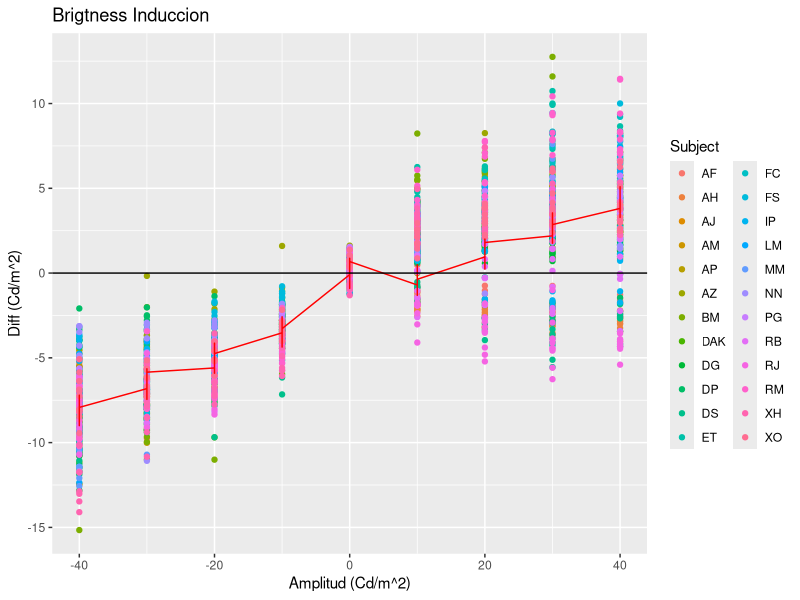
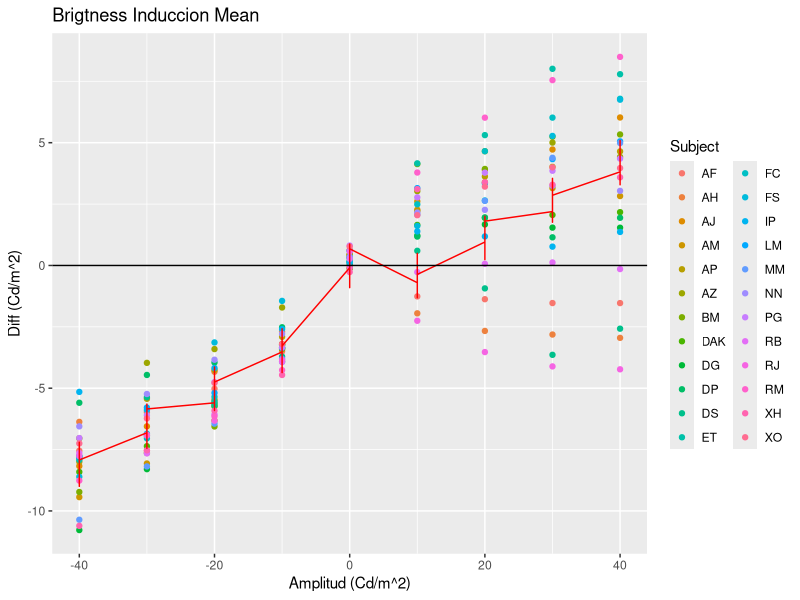
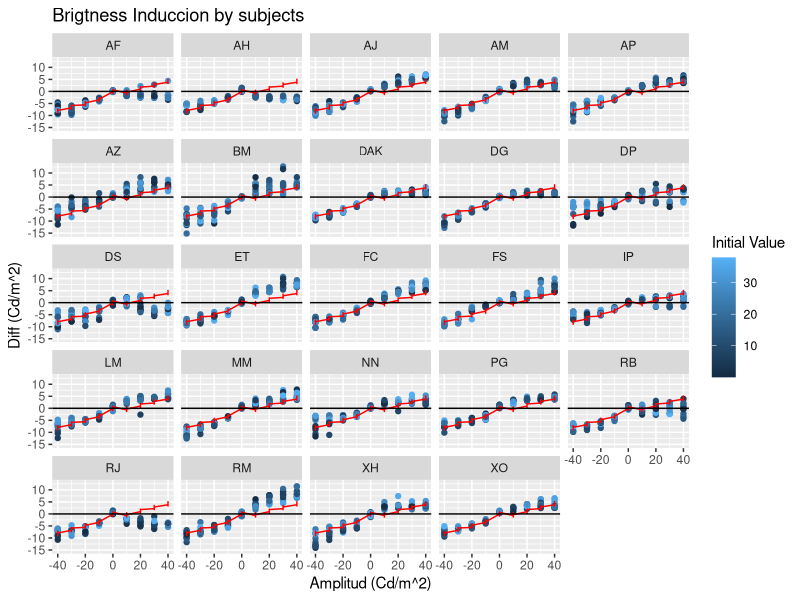
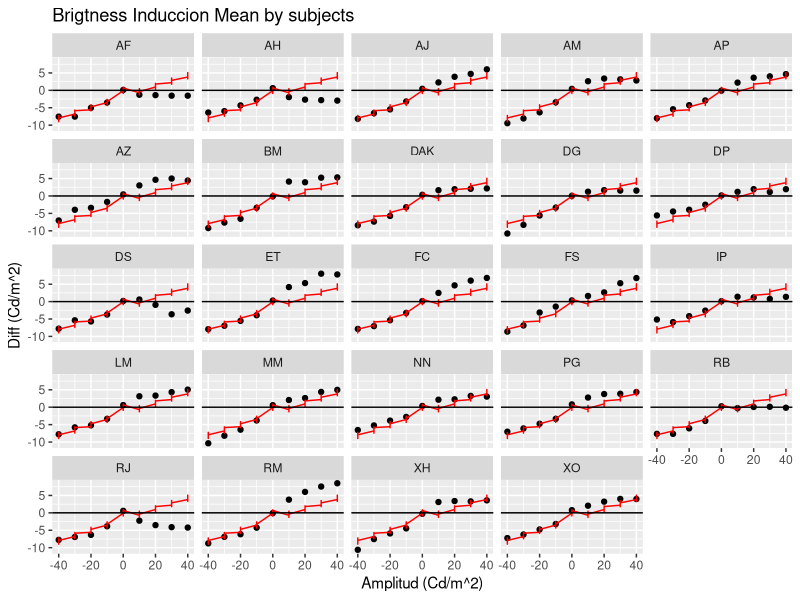
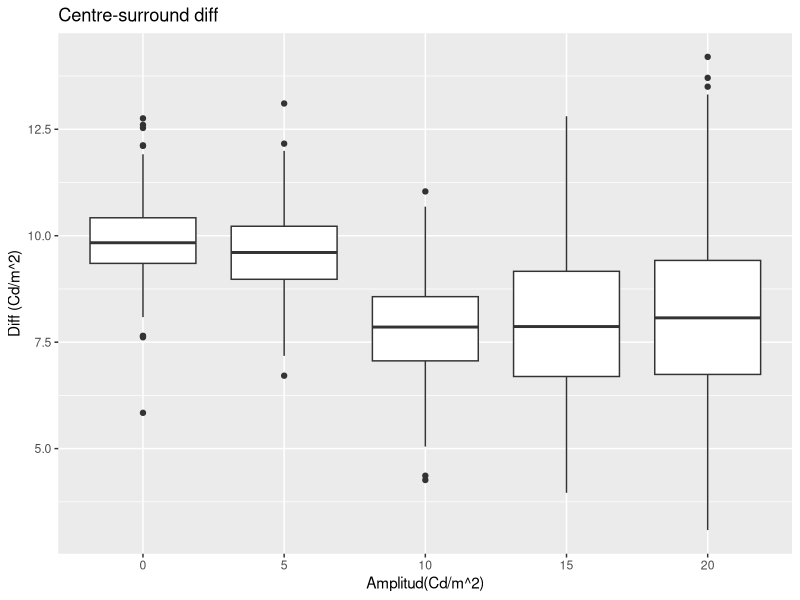
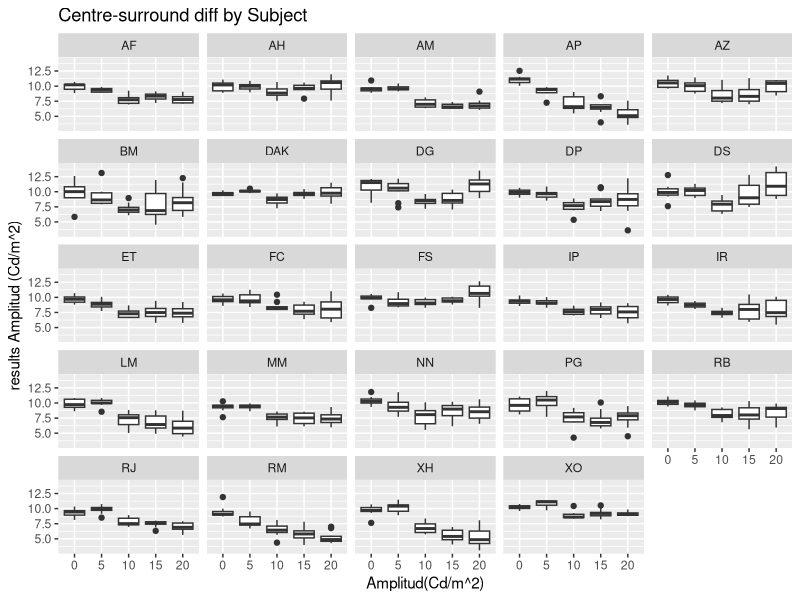
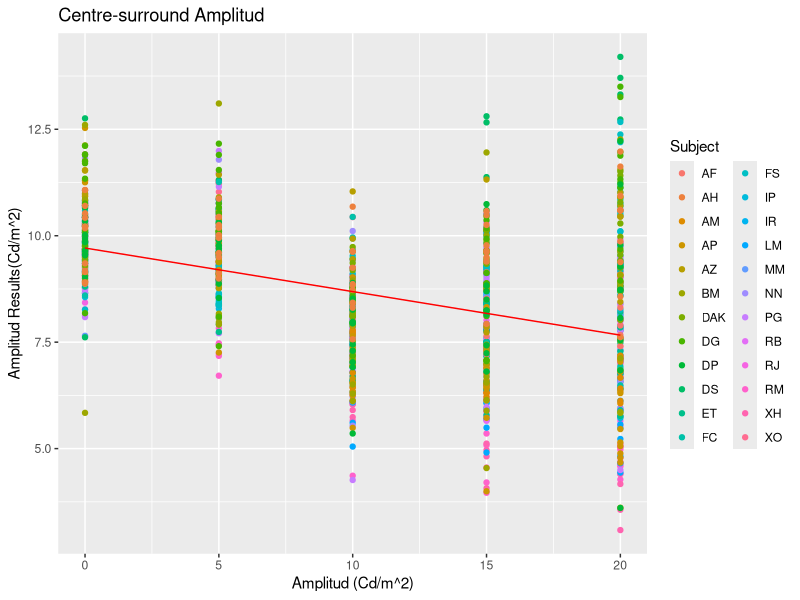
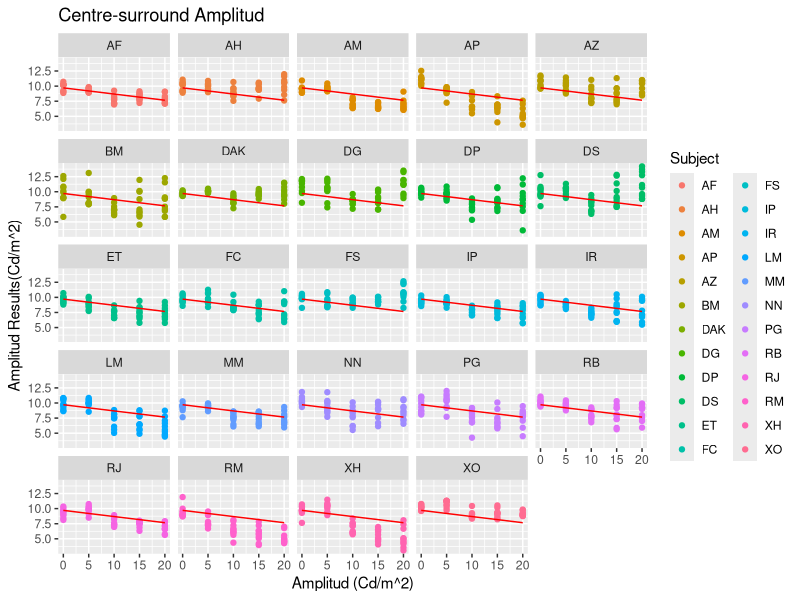

The R source for these figures, in order:
setwd("C:/Users/rafael/Desktop/tfg")
library("readxl")
library("dplyr")
library(ggplot2)


################################################


Brigtness_induccion<-read_excel("BRIGTNESS INDUCCION_ALL.xlsx")
head(Brigtness_induccion)
#cojemos las 10 ultimas series
Brigtness_induccion<-data.frame(Brigtness_induccion)
aux_BI<-data.frame()

#cojer los 10 ultimos

for(x in unique(Brigtness_induccion$Subject)){
    for (i in 1:9){
      aux_BI<-rbind(aux_BI,tail(Brigtness_induccion[Brigtness_induccion$Subject==x & Brigtness_induccion$Index==i,],10))
  }
}



head(aux_BI)
aux_BI$diff<-aux_BI$Comparison.value.results. - aux_BI$Test.value
aux_BI$Amplitud<- aux_BI$First.inductor - aux_BI$Second.inductor

aux <- aux_BI %>% dplyr::group_by(Subject, Amplitud) %>%
  dplyr::summarise(MeanDiff=mean(`diff`))



#####analisys descriptivo##########

for (i in unique(aux$Subject)) {
  for(j in unique(aux$Amplitud)){
aux$var[aux$Subject==i & aux$Amplitud==j]=var(aux_BI$diff[aux_BI$Subject==i & aux_BI$Amplitud==j])
  }
}
aux$sd=sqrt(aux$var)

aux[aux$sd==max(aux$sd),]

names(aux_BI)

model<-lm(data = aux_BI, formula = diff~ORDEN+Seconds+EDAD+SEXO+Comparison.value.Initial.+Test.value+Amplitud)
summary(model)


# Call:
#   lm(formula = Comparison.value.results. ~ ORDEN + Seconds + EDAD + 
#        SEXO + Comparison.value.Initial. + Test.value + Amplitud, 
#      data = aux_BI)
# 
# Residuals:
#   Min       1Q   Median       3Q      Max 
# -10.3760  -1.1421   0.0575   1.4251   9.5994 
# 
# Coefficients:
#   Estimate Std. Error t value Pr(>|t|)    
# (Intercept)                6.055097   0.868799   6.970 4.45e-12 ***
#   ORDEN                      0.019064   0.013616   1.400  0.16164    
# Seconds                   -0.004669   0.007220  -0.647  0.51791    
# EDAD                      -0.020047   0.016257  -1.233  0.21768    
# SEXOH                     -0.140987   0.165577  -0.851  0.39461    
# SEXOM                     -0.731594   0.225647  -3.242  0.00121 ** 
#   Comparison.value.Initial.  0.027833   0.005391   5.163 2.70e-07 ***
#   Test.value                 0.609040   0.038150  15.965  < 2e-16 ***
#   Amplitud                   0.153981   0.002319  66.391  < 2e-16 ***
#   ---
#   Signif. codes:  0 ‘***’ 0.001 ‘**’ 0.01 ‘*’ 0.05 ‘.’ 0.1 ‘ ’ 1
# 
# Residual standard error: 2.538 on 1791 degrees of freedom
# (360 observations deleted due to missingness)
# Multiple R-squared:  0.7246,	Adjusted R-squared:  0.7234 
# F-statistic:   589 on 8 and 1791 DF,  p-value: < 2.2e-16


#para ver lo que puede esta causando estas discrepancias usaremos linear regresion para ver que variables son significantes
#podemos ver que el adjusted r-square es de 0.7234 ajustandose bastante bien probamos ha hacer un modelo eliminando las variables que no son significantes 



model2<-lm(data = aux_BI, formula = diff~SEXO+Comparison.value.Initial.+Test.value+Amplitud)
summary(model2)
# 
# Call:
#   lm(formula = Comparison.value.results. ~ SEXO + Comparison.value.Initial. + 
#        Test.value + Amplitud, data = aux_BI)
# 
# Residuals:
#   Min       1Q   Median       3Q      Max 
# -10.2876  -1.1548   0.0888   1.4412   9.5636 
# 
# Coefficients:
#   Estimate Std. Error t value Pr(>|t|)    
# (Intercept)                5.826965   0.670130   8.695  < 2e-16 ***
#   SEXOH                     -0.025180   0.144277  -0.175    0.861    
# SEXOM                     -0.939779   0.182510  -5.149 2.85e-07 ***
#   Comparison.value.Initial.  0.023186   0.004754   4.877 1.15e-06 ***
#   Test.value                 0.612624   0.033522  18.275  < 2e-16 ***
#   Amplitud                   0.153488   0.002040  75.236  < 2e-16 ***
#   ---
#   Signif. codes:  0 ‘***’ 0.001 ‘**’ 0.01 ‘*’ 0.05 ‘.’ 0.1 ‘ ’ 1
# 
# Residual standard error: 2.448 on 2154 degrees of freedom
# Multiple R-squared:  0.7377,	Adjusted R-squared:  0.7371 
# F-statistic:  1212 on 5 and 2154 DF,  p-value: < 2.2e-16

#Vemos que el este modelo se ajusta algo mejor, ya que podemos ver que la Multiple r-square es mayor y F-statistic es mayor

predicted<-data.frame( pred = predict(model2,aux_BI) , amplitud = aux_BI$Amplitud )  

aux3 <- predicted %>% dplyr::group_by(amplitud) %>%
  dplyr::summarise(MeanDiff=mean(pred))





ggplot(aux_BI,aes(x=Amplitud, y=diff,color=Subject))+
  geom_point()+
  geom_line(color="red", data=predicted,aes(y=pred, x=amplitud))+
  xlab("Amplitud (Cd/m^2)")+
  ylab("Diff (Cd/m^2)")+
  ggtitle("Brigtness Induccion ")+
geom_hline(yintercept = 0)
ggsave("Brigness_induccion_diff.png")

#lo primero que podemos ver es que hay una especie de repulcion en el 0 donde la amplitud es positiva
#otra cos que se pude ver es que en la franja negativa en la amplitud si hay supresion, el off(cuando el inductor es menor al test) en todos los casos
#pero en cambio en el on si podemor ver que hay casos en el que no se ha producido producido induccion si no supresion
#la linea roja es la linea de prediccion que obtenemos con el modelo 2 




ggplot(aux,aes(x=Amplitud, y=MeanDiff,color=Subject))+
  geom_point()+
  geom_line(color="red", data=predicted,aes(y=pred, x=amplitud))+
  xlab("Amplitud (Cd/m^2)")+
  ylab("Diff (Cd/m^2)")+
  ggtitle("Brigtness Induccion Mean")+
  geom_hline(yintercept = 0)
ggsave("Brigness_induccion_diff_means.png")

#si miramos la medias podemos ver mas claro como hay una repulsion en el 0 en las amplitudes positivas


  ggplot(aux_BI,aes(x=Amplitud, y=diff,color=Comparison.value.Initial.))+
  geom_point()+
  geom_line(color="red", data=predicted,aes(y=pred, x=amplitud))+
  xlab("Amplitud (Cd/m^2)")+
  ylab("Diff (Cd/m^2)")+
  labs(color="Initial Value")+
  ggtitle("Brigtness Induccion by subjects ")+
  geom_hline(yintercept = 0)+
  facet_wrap(vars(Subject))
  ggsave("Brigness_induccion_diff_bysubjects.png")
  #si lo separamos por sujetos podemos claramente los sujetos que son anomoalos ,
  #DP por ejemplo podemos ver en amplitudes positivas que hay tanto en positivos
  #como negativos cosa que no es lo esperable, pero se puede ver con un vistazo que el valor inicial 
  #si influye en lo que acaba poniendo el sujeto eso tambien lo demuestra el modelo 1 y2
  #si hacemos un linear regreseon podemos ver que la variable Comparison.value.Initial. que es la que nos indica cual es la luminancia con la que empieza dicha medicion
  



  ggplot(aux,aes(x=Amplitud, y=MeanDiff))+
    geom_point()+
    geom_line(color="red", data=predicted,aes(y=pred, x=amplitud))+
    xlab("Amplitud (Cd/m^2)")+
    ylab("Diff (Cd/m^2)")+
    labs(color="Initial Value")+
    ggtitle("Brigtness Induccion Mean by subjects")+
    geom_hline(yintercept = 0)+
    facet_wrap(vars(Subject))
  ggsave("Brigness_induccion_diff_means_bysubjects.png")
  
  #si miramos las medias podemos ver de forma mas sencilla los sujetos que se debian 
  #de la norma


######################################################################
center_surround<-read_excel("Center surround _all.xlsx")

head(center_surround)

names(center_surround)


head(aux_BI)

aux_CS<-data.frame()

#cojer los 10 ultimos

for(x in unique(center_surround$Subject)){
  for (i in 1:5){
    aux_CS<-rbind(aux_CS,tail(center_surround[center_surround$Subject==x & center_surround$Index==i,],10))
  }
}

aux <- aux_CS %>% dplyr::group_by(Subject, Amplitud) %>%
  dplyr::summarise(MeanAmplitude=mean(`Result (final amplitude)`))

model<-lm(data = aux_CS, formula = `Result (final amplitude)`~Amplitud+Seconds+`Initial diff position`+SEXO)
summary(model)

model2<-lm(data = aux_CS, formula = `Result (final amplitude)`~Amplitud)
summary(model2)

#los modelos que obtenemos tienen un multiplpe r-square muy pequeño no que podemos ver que se agusta miu mal
  

aux_CS$diff<- aux_CS$`Inside amplitud`-aux_CS$`Result (final amplitude)`

ggplot(data= aux_CS, aes(x=factor(Amplitud),y=`Result (final amplitude)`))+
  geom_boxplot()+
  xlab("Amplitud(Cd/m^2)")+
  ylab("Diff (Cd/m^2)")+
  ggtitle("Centre-surround diff ")
ggsave("CS_Boxplot.png")
#es este plot podemos ver como hhay mucha variabilidad en cuando la amplitud es 20 osea que llega a los 2 extremos 40Cd y 0 Cd 
#y es cuando se ve que hay mucha dispersion 



ggplot(data= aux_CS, aes(x=factor(Amplitud),y=`Result (final amplitude)`))+
geom_boxplot()+
  xlab("Amplitud(Cd/m^2)")+
  ylab("results Amplitud (Cd/m^2)")+
  ggtitle("Centre-surround diff by Subject ")+
  facet_wrap(vars(Subject))
ggsave("CS_Boxplot_Bysubject.png")

#podemos ver un par de cosas, hay quente que le aumenta la dispersion cuando aumenta la amplitud
#lo esperado es cuando la amplitud es mayor al fondo lo esperado es que la aplitud sea mayor o igual a la amplitud (10) pero vemos que no es asi hay sujetos como LM o AM que tienen tiene la amplitud menos al central 
#sujetos como DG que si hay durrounding, y lugo sujetos como XO que no hay surrounding tambien si contamos que el 10 es que todo este parejo cuando el surrounding es tiene una ampliud menor al center no se produce efecto o aun un efecto pequeño de induccion 
#cuando el surrounding tiene una amplitud mayor al center se puede ver que si hay enn persoas donde hay momentos que le produce una supresion y otras veces que e produce una induccion como DS o BM luego sujetos como RJ que o RM que le produce una supresion y luejo XO qO AF que no le produce apenas ninguna induccion 






##############################################################

predicted<-data.frame( pred = predict(model2,aux_CS) , amplitud = aux_CS$Amplitud )  

aux3 <- predicted %>% dplyr::group_by(amplitud) %>%
  dplyr::summarise(MeanAmplitud=mean(pred))



head(aux_CS)

ggplot(data= aux_CS, aes(x=Amplitud,y=`Result (final amplitude)`,color=Subject))+
  geom_point()+
  geom_line(color="red", data=predicted,aes(y=pred, x=amplitud))+
  xlab("Amplitud (Cd/m^2)")+
  ylab("Amplitud Results(Cd/m^2)")+
  ggtitle("Centre-surround Amplitud")
ggsave("Center-surround_amplitud.png")

#en este plot podemos ver que como a medida que se aumenta la amplitud la hay mas variacion entre los sujetos y en ellos mismos

ggplot(data= aux_CS, aes(x=Amplitud,y=`Result (final amplitude)`,color=Subject))+
  geom_point()+
  geom_line(color="red", data=predicted,aes(y=pred, x=amplitud))+
  xlab("Amplitud (Cd/m^2)")+
  ylab("Amplitud Results(Cd/m^2)")+
  ggtitle("Centre-surround Amplitud")+
  facet_wrap(vars(Subject))
ggsave("Center-surround_amplitud_by subject.png")

#si lo vemos por sujeto podemos ver como hay sujetos como af que siguen lo predecido y luego sujetos como DS o XO que no lo siguen


ggplot(data= aux, aes(x=Amplitud,y=MeanAmplitude,color=Subject))+
  geom_point()+
  geom_line(color="red", data=predicted,aes(y=pred, x=amplitud))+
  xlab("Amplitud (Cd/m^2)")+
  ylab("Amplitud Results(Cd/m^2)")+
  ggtitle("Centre-surround Amplitud Mean")
ggsave("Center-surround_amplitud_mean.png")


#Viendo la medias en un point plot podemos ver que cuando la amplitud del surroundes menor a al center aunque se produce supresion y en algunos se produce infuccion
#pero cuando la amplitud del surround es mayor al center a diferencia de lo esperado  hay genete en la que no se produce supresion si no que hay gente a la que se produce induccion 
#cosa completamente a la esperada 

ggplot(data= aux, aes(x=Amplitud,y=MeanAmplitude,color=Subject))+
  geom_point()+
  geom_line(color="red", data=predicted,aes(y=pred, x=amplitud))+
  xlab("Amplitud (Cd/m^2)")+
  ylab("Amplitud Results(Cd/m^2)")+
  ggtitle("Centre-surround Amplitud Mean By subject")+
  facet_wrap(vars(Subject))
ggsave("Center-surround_amplitud_mean.png")

#si vemos las medias por sujetos podemos ver aun mas claro las divergencias entre los sujetos 

#podemos ver que la amplitud inicial podemos ver que si hay alguna relacion en donde espieza a el resultado final
#en amplitud bajas podemos ver que si la amplitud inicial en baja la hay una tendencia la induccion mientras que en amplitudes altas es al contrario

ggplot(data= aux_CS, aes(x=factor(Amplitud),y=`Result (final amplitude)`,color=`Initial diff position`))+
  geom_point()+
  xlab("Amplitud (Cd/m^2)")+
  ylab("Amplitud Results(Cd/m^2)")+
  geom_hline(yintercept = 10)+
  labs(color="Initial Amplitud")+
  ggtitle("Amplitud results")+
  facet_wrap(vars(Subject))
ggsave("Center-surround_amplitud_initial_Amplitude.png")
#podemos ver que la amplitud inicial podemos ver que si hay alguna relacion en donde espieza a el resultado final
#en amplitud bajas podemos ver que si la amplitud inicial en baja la hay una tendencia la induccion mientras que en amplitudes altas es al contrario
#si miramos por sujetos podemos ver que hay sujetos en el que sucede lo esperado como ap 
#sujetos que hay no se produce supresion como XO, o sujetos como DS en la que se produce una induccion




##############################################################################
